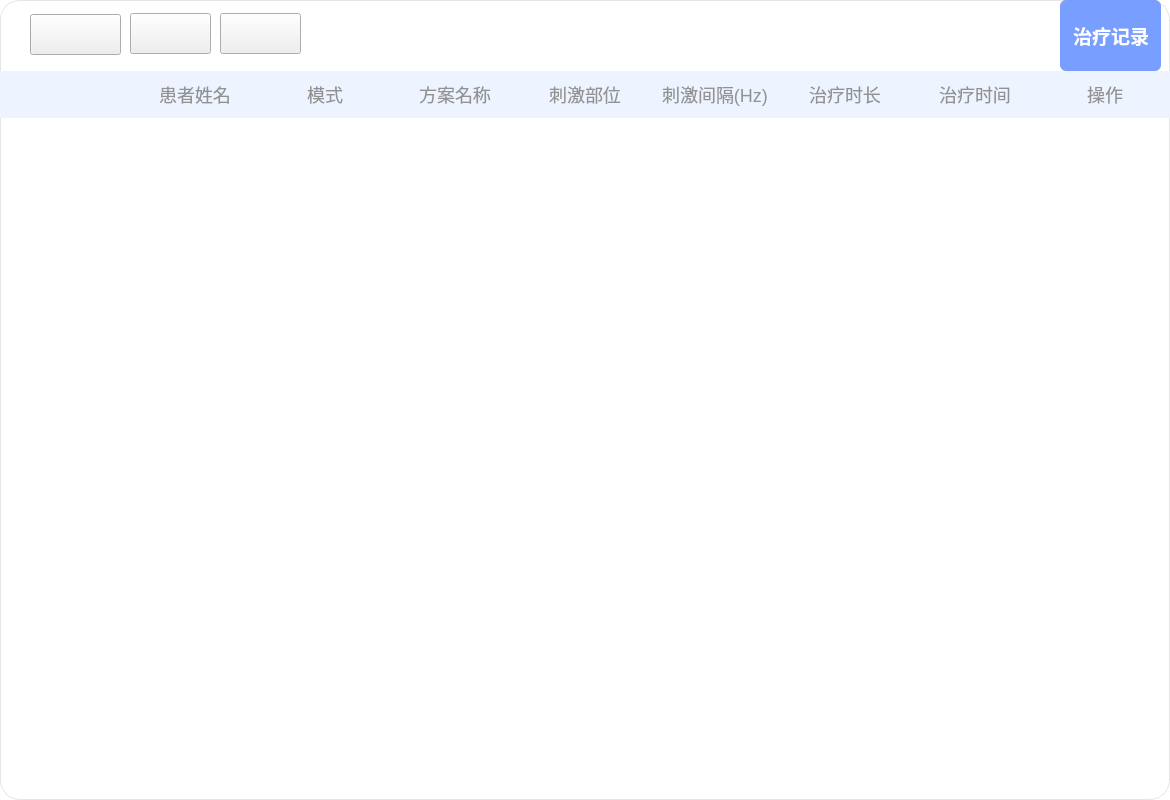
<?xml version="1.0" encoding="UTF-8"?>
<ui version="4.0">
 <class>Form</class>
 <widget class="QWidget" name="Form">
  <property name="geometry">
   <rect>
    <x>0</x>
    <y>0</y>
    <width>1170</width>
    <height>800</height>
   </rect>
  </property>
  <property name="minimumSize">
   <size>
    <width>1170</width>
    <height>800</height>
   </size>
  </property>
  <property name="maximumSize">
   <size>
    <width>1170</width>
    <height>800</height>
   </size>
  </property>
  <property name="windowTitle">
   <string>Form</string>
  </property>
  <property name="styleSheet">
   <string notr="true">QWidget#Form {
	background-color: #FFFFFF;
	border: 1px solid rgba(0, 0, 0, 0.10);
	border-radius: 20px;
}</string>
  </property>
  <widget class="QTableWidget" name="tableWidget_treatrecord">
   <property name="geometry">
    <rect>
     <x>0</x>
     <y>71</y>
     <width>1651</width>
     <height>729</height>
    </rect>
   </property>
   <property name="font">
    <font>
     <pointsize>11</pointsize>
    </font>
   </property>
   <property name="focusPolicy">
    <enum>Qt::NoFocus</enum>
   </property>
   <property name="styleSheet">
    <string notr="true">QTableWidget#tableWidget_treatrecord QHeaderView::section {
	background-color: #EDF3FF;
	color: #929292;
	border: none;
	padding: 8px;
	font-size: 18px;
}
QTableWidget#tableWidget_treatrecord {
    outline: none;
    border: none;
    background: transparent;
}
QTableWidget#tableWidget_treatrecord QTableCornerButton::section {
    background: transparent;
    border: none;
}
QTableWidget#tableWidget_treatrecord::viewport {
    background: transparent;
}
QTableWidget#tableWidget_treatrecord::item {
    outline: none;
    border: none;
    background: transparent;
}
QTableWidget#tableWidget_treatrecord::item:focus {
    outline: none;
    border: none;
    background: transparent;
}
QTableWidget#tableWidget_treatrecord::item:selected {
    outline: none;
    border: none;
    background: transparent;
}</string>
   </property>
   <property name="horizontalScrollBarPolicy">
    <enum>Qt::ScrollBarAlwaysOff</enum>
   </property>
   <property name="editTriggers">
    <set>QAbstractItemView::NoEditTriggers</set>
   </property>
   <property name="selectionMode">
    <enum>QAbstractItemView::NoSelection</enum>
   </property>
   <property name="showGrid">
    <bool>false</bool>
   </property>
   <attribute name="horizontalHeaderDefaultSectionSize">
    <number>130</number>
   </attribute>
   <attribute name="verticalHeaderVisible">
    <bool>false</bool>
   </attribute>
   <attribute name="verticalHeaderDefaultSectionSize">
    <number>46</number>
   </attribute>
   <row>
    <property name="text">
     <string>新建行</string>
    </property>
   </row>
   <column>
    <property name="text">
     <string/>
    </property>
    <property name="font">
     <font>
      <pointsize>12</pointsize>
     </font>
    </property>
   </column>
   <column>
    <property name="text">
     <string>患者姓名</string>
    </property>
   </column>
   <column>
    <property name="text">
     <string>模式</string>
    </property>
   </column>
   <column>
    <property name="text">
     <string>方案名称</string>
    </property>
   </column>
   <column>
    <property name="text">
     <string>刺激部位</string>
    </property>
   </column>
   <column>
    <property name="text">
     <string>刺激间隔(Hz)</string>
    </property>
   </column>
   <column>
    <property name="text">
     <string>治疗时长</string>
    </property>
    <property name="font">
     <font>
      <pointsize>12</pointsize>
     </font>
    </property>
   </column>
   <column>
    <property name="text">
     <string>治疗时间</string>
    </property>
   </column>
   <column>
    <property name="text">
     <string>操作</string>
    </property>
   </column>
  </widget>
  <widget class="QLabel" name="label">
   <property name="geometry">
    <rect>
     <x>0</x>
     <y>0</y>
     <width>1181</width>
     <height>71</height>
    </rect>
   </property>
   <property name="styleSheet">
    <string notr="true">border-image: url(:/main/pic/main_tabtitle.png);</string>
   </property>
   <property name="text">
    <string/>
   </property>
  </widget>
  <widget class="QPushButton" name="pushButton">
   <property name="geometry">
    <rect>
     <x>30</x>
     <y>14</y>
     <width>91</width>
     <height>41</height>
    </rect>
   </property>
   <property name="styleSheet">
    <string notr="true">border-image: url(:/patient/pic/patient_recordreturn.png);</string>
   </property>
   <property name="text">
    <string/>
   </property>
  </widget>
  <widget class="QPushButton" name="pushButton_2">
   <property name="geometry">
    <rect>
     <x>130</x>
     <y>13</y>
     <width>81</width>
     <height>41</height>
    </rect>
   </property>
   <property name="styleSheet">
    <string notr="true">border-image: url(:/patient/pic/patient_out.png);</string>
   </property>
   <property name="text">
    <string/>
   </property>
  </widget>
  <widget class="QPushButton" name="pushButton_3">
   <property name="geometry">
    <rect>
     <x>220</x>
     <y>13</y>
     <width>81</width>
     <height>41</height>
    </rect>
   </property>
   <property name="styleSheet">
    <string notr="true">border-image: url(:/patient/pic/patient_recorddel.png);</string>
   </property>
   <property name="text">
    <string/>
   </property>
  </widget>
  <widget class="QLabel" name="label_treatrecordtip">
   <property name="geometry">
    <rect>
     <x>1060</x>
     <y>0</y>
     <width>101</width>
     <height>71</height>
    </rect>
   </property>
   <property name="font">
    <font>
     <pointsize>14</pointsize>
     <bold>true</bold>
    </font>
   </property>
   <property name="styleSheet">
    <string notr="true">background: rgba(120, 158, 255, 1);
color: #FFFFFF;
border-radius: 6px;
padding-left: 8px;
padding-right: 8px;
padding-top: 4px;
padding-bottom: 4px;</string>
   </property>
   <property name="text">
    <string>治疗记录</string>
   </property>
  </widget>
 </widget>
 <resources>
  <include location="resources.qrc"/>
 </resources>
 <connections/>
</ui>
